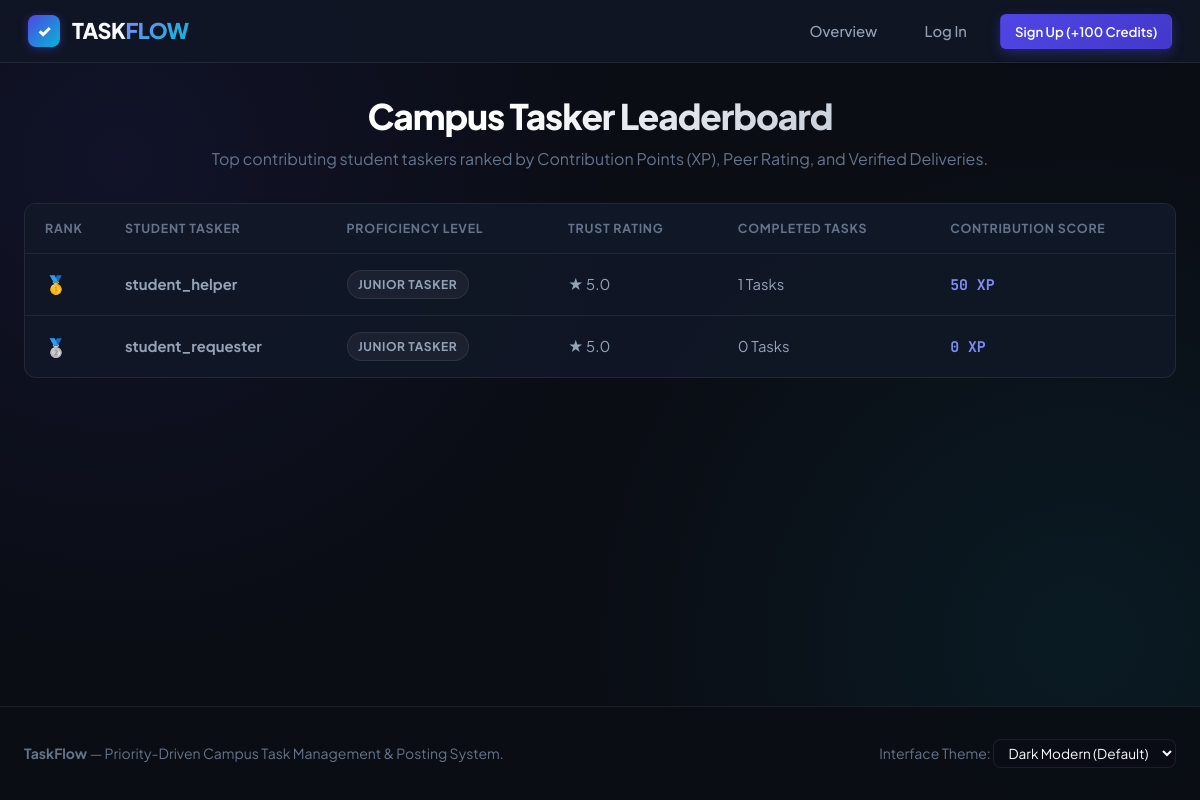
Page /php/leaderboard.php on the committed database.
### tables this page shows
CREATE TABLE users (id INTEGER PRIMARY KEY AUTOINCREMENT, username TEXT UNIQUE NOT NULL, password TEXT NOT NULL, credits REAL DEFAULT 100.0, xp INTEGER DEFAULT 0, reputation REAL DEFAULT 5.0, role TEXT DEFAULT 'Guest User', badges TEXT DEFAULT '[]', created_at DATETIME DEFAULT CURRENT_TIMESTAMP);

### php/leaderboard.php (the view, shortened to what this page needs)
<?php
require_once __DIR__ . '/includes/header.php';
$stmt = $pdo->query("
    SELECT u.*,
           (SELECT COUNT(*) FROM quests WHERE solver_id = u.id AND status = 'VERIFIED') as completed_count
    FROM users u
    ORDER BY u.xp DESC, u.reputation DESC
    LIMIT 20
");
$topUsers = $stmt->fetchAll();
?>
<div style="margin-bottom: 2rem; text-align: center;">
    <h1 class="hero-title" style="font-size: 2.2rem; margin-bottom: 0.5rem;">Campus Tasker Leaderboard</h1>
    <p style="color: var(--text-muted);">Top contributing student taskers ranked by Contribution Points (XP), Peer Rating, and Verified Deliveries.</p>
</div>
<div class="table-wrapper">
    <table class="table">
        <thead>
            <tr>
                <th style="width: 80px;">Rank</th>
                <th>Student Tasker</th>
                <th>Proficiency Level</th>
                <th>Trust Rating</th>
                <th>Completed Tasks</th>
                <th>Contribution Score</th>
            </tr>
        </thead>
        <tbody>
            <?php foreach ($topUsers as $index => $user):
                $rank = $index + 1;
                $medal = $rank === 1 ? '🥇' : ($rank === 2 ? '🥈' : ($rank === 3 ? '🥉' : "#$rank"));
            ?>
                <tr>
                    <td style="font-weight: 800; font-size: 1.1rem; color: <?= $rank <= 3 ? '#818cf8' : 'var(--text-muted)' ?>;">
                        <?= $medal ?>
                    </td>
                    <td>
                        <strong><?= htmlspecialchars($user['username']) ?></strong>
                    </td>
                    <td><span class="badge badge-category"><?= htmlspecialchars($user['role']) ?></span></td>
                    <td>★ <?= number_format($user['reputation'], 1) ?></td>
                    <td><?= $user['completed_count'] ?> Tasks</td>
                    <td style="font-weight: 700; color: #818cf8; font-family: 'JetBrains Mono', monospace;">
                        <?= number_format($user['xp']) ?> XP
                    </td>
                </tr>
            <?php endforeach; ?>
        </tbody>
    </table>
</div>
<?php require_once __DIR__ . '/includes/footer.php'; ?>

### assets/css/style.css (style rules this page uses)
:root { --bg-primary: #0a0d14; --bg-secondary: #111726; --bg-card: rgba(17, 24, 39, 0.85); --bg-card-hover: rgba(24, 34, 53, 0.95); --border-color: rgba(255, 255, 255, 0.08); --border-highlight: rgba(99, 102, 241, 0.35); --text-primary: #f8fafc; --text-secondary: #94a3b8; --text-muted: #64748b; --accent-primary: #4f46e5; --accent-primary-hover: #4338ca; --accent-teal: #06b6d4; --accent-emerald: #10b981; --accent-amber: #f59e0b; --accent-rose: #f43f5e; --status-open: #10b981; --status-accepted: #f59e0b; --status-completed: #8b5cf6; --status-verified: #3b82f6; --status-disputed: #ef4444; --priority-high: #f43f5e; --priority-med: #0ea5e9; --priority-low: #10b981; --shadow-sm: 0 1px 3px rgba(0, 0, 0, 0.3); --shadow-md: 0 4px 14px rgba(0, 0, 0, 0.4); --shadow-lg: 0 10px 30px rgba(0, 0, 0, 0.55); --shadow-glow: 0 0 20px rgba(79, 70, 229, 0.2); --radius-sm: 8px; --radius-md: 12px; --radius-lg: 16px; }
* { box-sizing: border-box; margin: 0; padding: 0; }
body { background-color: var(--bg-primary); background-image: radial-gradient(circle at 10% 20%, rgba(79, 70, 229, 0.1) 0%, transparent 40%), radial-gradient(circle at 90% 80%, rgba(6, 182, 212, 0.08) 0%, transparent 40%); color: var(--text-primary); font-family: 'Plus Jakarta Sans', -apple-system, BlinkMacSystemFont, 'Segoe UI', Roboto, sans-serif; min-height: 100vh; display: flex; flex-direction: column; line-height: 1.6; }
.hero-title { font-size: 2.75rem; font-weight: 800; letter-spacing: -0.03em; background: linear-gradient(135deg, #ffffff 40%, #94a3b8 100%); -webkit-background-clip: text; -webkit-text-fill-color: transparent; margin-bottom: 0.85rem; line-height: 1.2; }
.badge { display: inline-flex; align-items: center; gap: 0.3rem; font-size: 0.75rem; font-weight: 700; text-transform: uppercase; letter-spacing: 0.05em; padding: 0.25rem 0.65rem; border-radius: 999px; }
.badge-category { background: rgba(255, 255, 255, 0.05); color: var(--text-secondary); border: 1px solid var(--border-color); }
.table-wrapper { overflow-x: auto; border: 1px solid var(--border-color); border-radius: var(--radius-md); background: var(--bg-card); }
.table { width: 100%; border-collapse: collapse; text-align: left; font-size: 0.925rem; }
.table th { background: rgba(17, 24, 39, 0.9); padding: 0.9rem 1.25rem; color: var(--text-muted); font-size: 0.775rem; font-weight: 700; text-transform: uppercase; letter-spacing: 0.06em; border-bottom: 1px solid var(--border-color); }
.table td { padding: 1rem 1.25rem; border-bottom: 1px solid var(--border-color); color: var(--text-secondary); }
.table tr:last-child td { border-bottom: none; }

### rows in the picture
users: medal "🥇", username "student_helper", role "JUNIOR TASKER", reputation "5.0", completed_count "1", xp "50"
users: medal "🥈", username "student_requester", role "JUNIOR TASKER", reputation "5.0", completed_count "0", xp "0"
